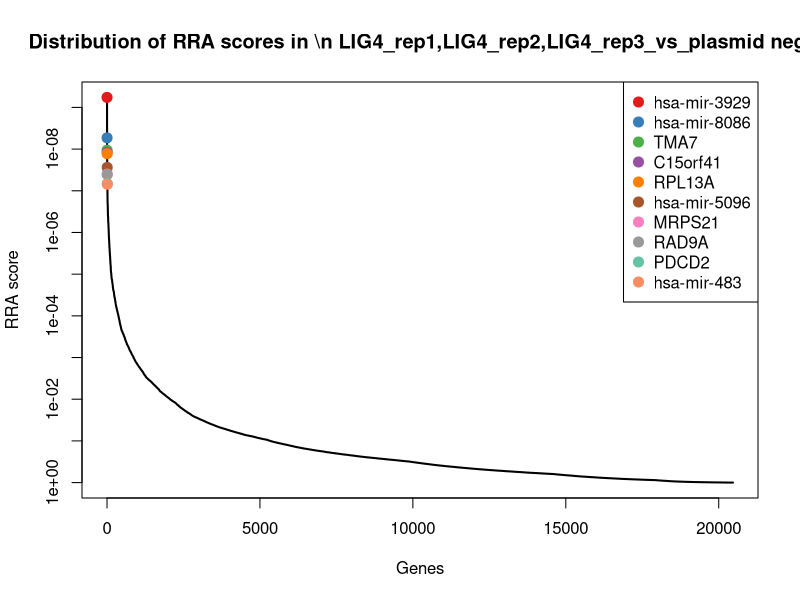
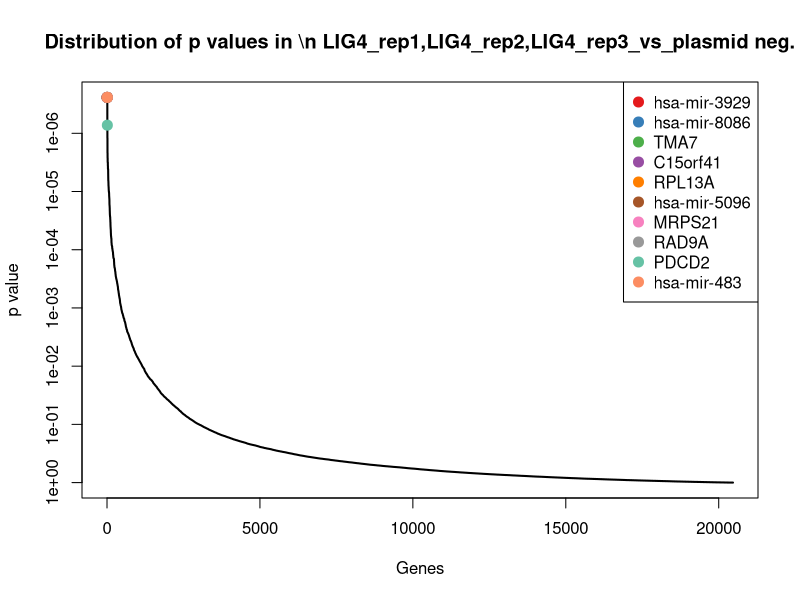
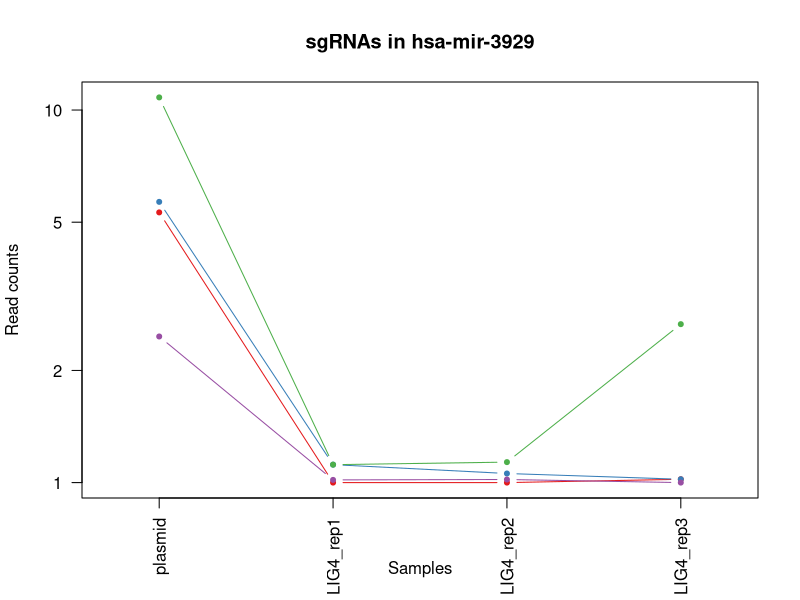
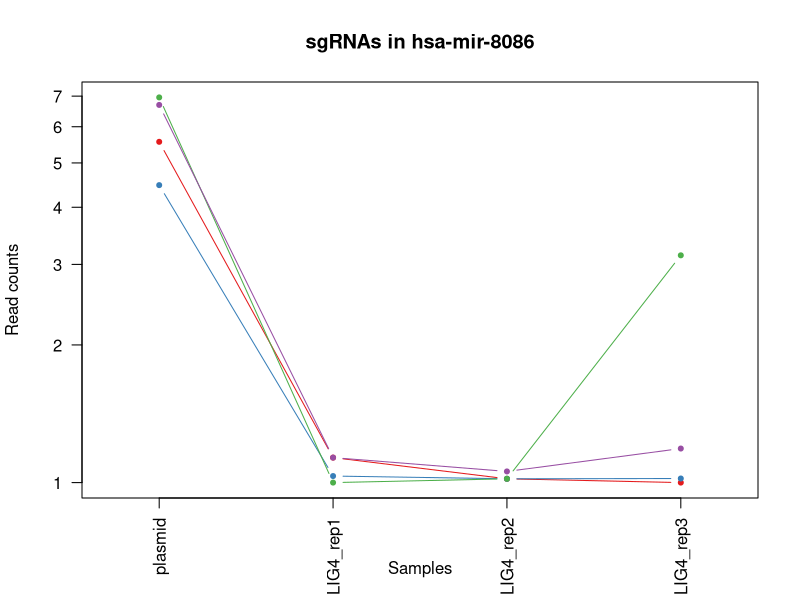
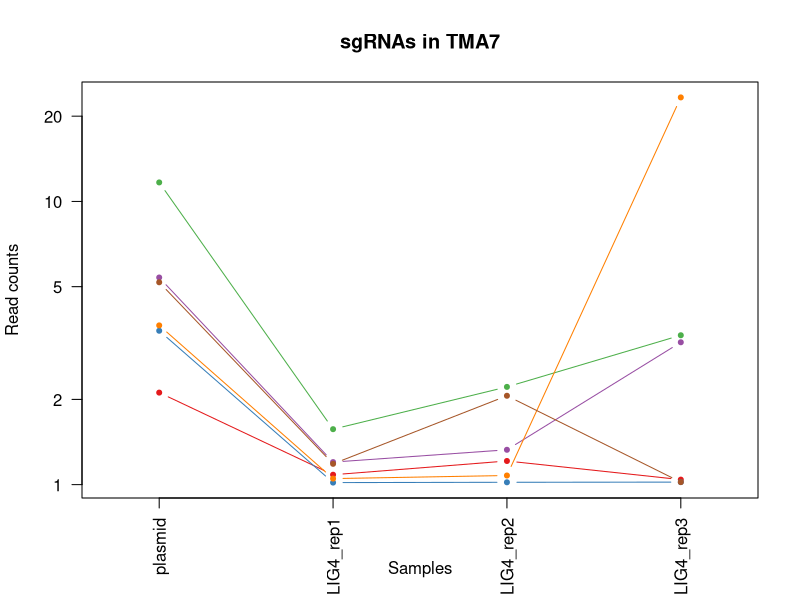
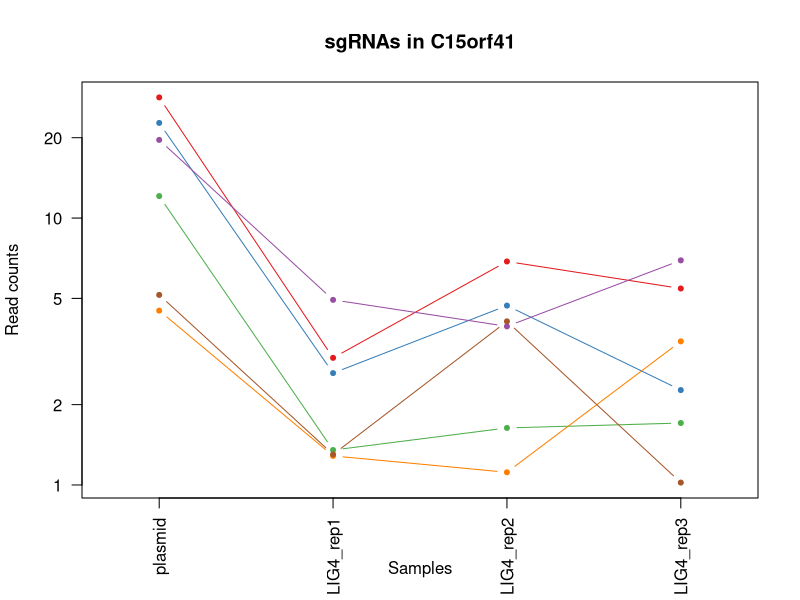
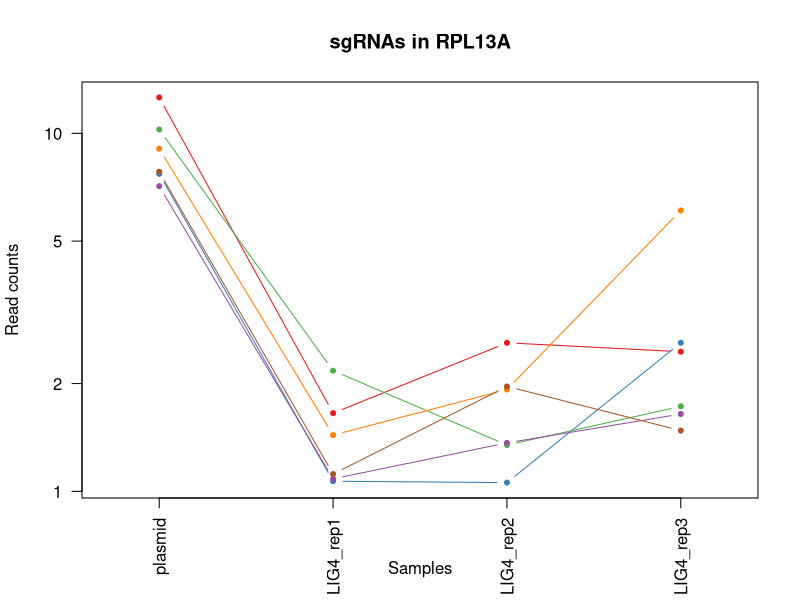
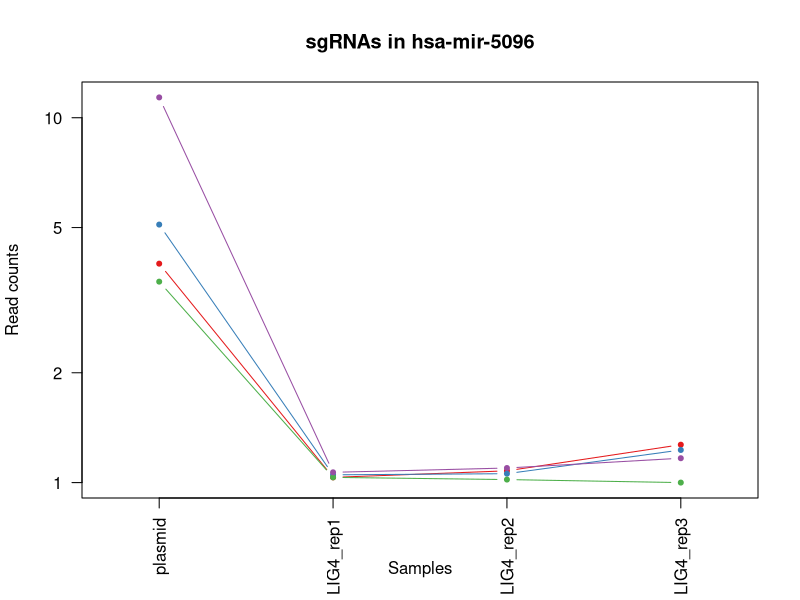

The R script that drew these images, in order: (Note: this script raises an error after producing the figures.)
pdf(file='LIG4_vs_plasmid.pdf',width=4.5,height=4.5);
gstable=read.table('LIG4_vs_plasmid.gene_summary.txt',header=T)
# 
#
# parameters
# Do not modify the variables beginning with "__"

# gstablename='__GENE_SUMMARY_FILE__'
startindex=3
# outputfile='__OUTPUT_FILE__'
targetgenelist=c("hsa-mir-3929","hsa-mir-8086","TMA7","C15orf41","RPL13A","hsa-mir-5096","MRPS21","RAD9A","PDCD2","hsa-mir-483")
# samplelabel=sub('.\\w+.\\w+$','',colnames(gstable)[startindex]);
samplelabel='LIG4_rep1,LIG4_rep2,LIG4_rep3_vs_plasmid neg.'


# You need to write some codes in front of this code:
# gstable=read.table(gstablename,header=T)
# pdf(file=outputfile,width=6,height=6)


# set up color using RColorBrewer
#library(RColorBrewer)
#colors <- brewer.pal(length(targetgenelist), "Set1")

colors=c( "#E41A1C", "#377EB8", "#4DAF4A", "#984EA3", "#FF7F00",  "#A65628", "#F781BF",
          "#999999", "#66C2A5", "#FC8D62", "#8DA0CB", "#E78AC3", "#A6D854", "#FFD92F", "#E5C494", "#B3B3B3", 
          "#8DD3C7", "#FFFFB3", "#BEBADA", "#FB8072", "#80B1D3", "#FDB462", "#B3DE69", "#FCCDE5",
          "#D9D9D9", "#BC80BD", "#CCEBC5", "#FFED6F")

######
# function definition

plotrankedvalues<-function(val, tglist, ...){
  
  plot(val,log='y',ylim=c(max(val),min(val)),type='l',lwd=2, ...)
  if(length(tglist)>0){
    for(i in 1:length(tglist)){
      targetgene=tglist[i];
      tx=which(names(val)==targetgene);ty=val[targetgene];
      points(tx,ty,col=colors[(i %% length(colors)) ],cex=2,pch=20)
      # text(tx+50,ty,targetgene,col=colors[i])
    }
    legend('topright',tglist,pch=20,pt.cex = 2,cex=1,col=colors)
  }
}



plotrandvalues<-function(val,targetgenelist, ...){
  # choose the one with the best distance distribution
  
  mindiffvalue=0;
  randval=val;
  for(i in 1:20){
    randval0=sample(val)
    vindex=sort(which(names(randval0) %in% targetgenelist))
    if(max(vindex)>0.9*length(val)){
      # print('pass...')
      next;
    }
    mindiffind=min(diff(vindex));
    if (mindiffind > mindiffvalue){
      mindiffvalue=mindiffind;
      randval=randval0;
      # print(paste('Diff: ',mindiffvalue))
    }
  }
  plot(randval,log='y',ylim=c(max(randval),min(randval)),pch=20,col='grey', ...)
  
  if(length(targetgenelist)>0){
    for(i in 1:length(targetgenelist)){
      targetgene=targetgenelist[i];
      tx=which(names(randval)==targetgene);ty=randval[targetgene];
      points(tx,ty,col=colors[(i %% length(colors)) ],cex=2,pch=20)
      text(tx+50,ty,targetgene,col=colors[i])
    }
  }
  
}




# set.seed(1235)



pvec=gstable[,startindex]
names(pvec)=gstable[,'id']
pvec=sort(pvec);

plotrankedvalues(pvec,targetgenelist,xlab='Genes',ylab='RRA score',main=paste('Distribution of RRA scores in \\n',samplelabel))

# plotrandvalues(pvec,targetgenelist,xlab='Genes',ylab='RRA score',main=paste('Distribution of RRA scores in \\n',samplelabel))


pvec=gstable[,startindex+1]
names(pvec)=gstable[,'id']
pvec=sort(pvec);

plotrankedvalues(pvec,targetgenelist,xlab='Genes',ylab='p value',main=paste('Distribution of p values in \\n',samplelabel))

# plotrandvalues(pvec,targetgenelist,xlab='Genes',ylab='p value',main=paste('Distribution of p values in \\n',samplelabel))



# you need to write after this code:
# dev.off()






# parameters
# Do not modify the variables beginning with "__"
targetmat=list(c(4.31186277957246,0.0,0.0,0.0207793719019255),c(4.6692558508526,0.117286803044745,0.057800627179192,0.0207793719019255),c(9.81194897230503,0.117286803044745,0.134868130084781,1.66234975215404),c(1.46704413427538,0.0167552575778208,0.0192668757263973,0.0))
targetgene="hsa-mir-3929"
collabel=c("plasmid","LIG4_rep1","LIG4_rep2","LIG4_rep3")

# set up color using RColorBrewer
#library(RColorBrewer)
#colors <- brewer.pal(length(targetgenelist), "Set1")

colors=c( "#E41A1C", "#377EB8", "#4DAF4A", "#984EA3", "#FF7F00",  "#A65628", "#F781BF",
          "#999999", "#66C2A5", "#FC8D62", "#8DA0CB", "#E78AC3", "#A6D854", "#FFD92F", "#E5C494", "#B3B3B3", 
          "#8DD3C7", "#FFFFB3", "#BEBADA", "#FB8072", "#80B1D3", "#FDB462", "#B3DE69", "#FCCDE5",
          "#D9D9D9", "#BC80BD", "#CCEBC5", "#FFED6F")


## code

targetmatvec=unlist(targetmat)+1
yrange=range(targetmatvec[targetmatvec>0]);
# yrange[1]=1; # set the minimum value to 1
for(i in 1:length(targetmat)){
  vali=targetmat[[i]]+1;
  if(i==1){
    plot(1:length(vali),vali,type='b',las=1,pch=20,main=paste('sgRNAs in',targetgene),ylab='Read counts',xlab='Samples',xlim=c(0.7,length(vali)+0.3),ylim = yrange,col=colors[(i %% length(colors))],xaxt='n',log='y')
    axis(1,at=1:length(vali),labels=(collabel),las=2)
    # lines(0:100,rep(1,101),col='black');
  }else{
    lines(1:length(vali),vali,type='b',pch=20,col=colors[(i %% length(colors))])
  }
}




# parameters
# Do not modify the variables beginning with "__"
targetmat=list(c(4.56125556211323,0.134042060622566,0.0192668757263973,0.0),c(3.47155172734437,0.0335105151556415,0.0192668757263973,0.0207793719019255),c(5.95479279784671,0.0,0.0192668757263973,2.14027530589833),c(5.6961395419849,0.134042060622566,0.057800627179192,0.18701434711733))
targetgene="hsa-mir-8086"
collabel=c("plasmid","LIG4_rep1","LIG4_rep2","LIG4_rep3")

# set up color using RColorBrewer
#library(RColorBrewer)
#colors <- brewer.pal(length(targetgenelist), "Set1")

colors=c( "#E41A1C", "#377EB8", "#4DAF4A", "#984EA3", "#FF7F00",  "#A65628", "#F781BF",
          "#999999", "#66C2A5", "#FC8D62", "#8DA0CB", "#E78AC3", "#A6D854", "#FFD92F", "#E5C494", "#B3B3B3", 
          "#8DD3C7", "#FFFFB3", "#BEBADA", "#FB8072", "#80B1D3", "#FDB462", "#B3DE69", "#FCCDE5",
          "#D9D9D9", "#BC80BD", "#CCEBC5", "#FFED6F")


## code

targetmatvec=unlist(targetmat)+1
yrange=range(targetmatvec[targetmatvec>0]);
# yrange[1]=1; # set the minimum value to 1
for(i in 1:length(targetmat)){
  vali=targetmat[[i]]+1;
  if(i==1){
    plot(1:length(vali),vali,type='b',las=1,pch=20,main=paste('sgRNAs in',targetgene),ylab='Read counts',xlab='Samples',xlim=c(0.7,length(vali)+0.3),ylim = yrange,col=colors[(i %% length(colors))],xaxt='n',log='y')
    axis(1,at=1:length(vali),labels=(collabel),las=2)
    # lines(0:100,rep(1,101),col='black');
  }else{
    lines(1:length(vali),vali,type='b',pch=20,col=colors[(i %% length(colors))])
  }
}




# parameters
# Do not modify the variables beginning with "__"
targetmat=list(c(1.1131748554286,0.0837762878891038,0.211935632990371,0.041558743803851),c(2.49414806243477,0.0167552575778208,0.0192668757263973,0.0207793719019255),c(10.6705502159646,0.569678757645906,1.21381317076303,2.36884839681951),c(4.3871522882851,0.201063090933849,0.327536887348755,2.18183404970218),c(2.64981389026282,0.0502657727334623,0.0770675029055894,22.2962660507661),c(4.181953843317,0.184307833356028,1.05967816495185,0.0207793719019255))
targetgene="TMA7"
collabel=c("plasmid","LIG4_rep1","LIG4_rep2","LIG4_rep3")

# set up color using RColorBrewer
#library(RColorBrewer)
#colors <- brewer.pal(length(targetgenelist), "Set1")

colors=c( "#E41A1C", "#377EB8", "#4DAF4A", "#984EA3", "#FF7F00",  "#A65628", "#F781BF",
          "#999999", "#66C2A5", "#FC8D62", "#8DA0CB", "#E78AC3", "#A6D854", "#FFD92F", "#E5C494", "#B3B3B3", 
          "#8DD3C7", "#FFFFB3", "#BEBADA", "#FB8072", "#80B1D3", "#FDB462", "#B3DE69", "#FCCDE5",
          "#D9D9D9", "#BC80BD", "#CCEBC5", "#FFED6F")


## code

targetmatvec=unlist(targetmat)+1
yrange=range(targetmatvec[targetmatvec>0]);
# yrange[1]=1; # set the minimum value to 1
for(i in 1:length(targetmat)){
  vali=targetmat[[i]]+1;
  if(i==1){
    plot(1:length(vali),vali,type='b',las=1,pch=20,main=paste('sgRNAs in',targetgene),ylab='Read counts',xlab='Samples',xlim=c(0.7,length(vali)+0.3),ylim = yrange,col=colors[(i %% length(colors))],xaxt='n',log='y')
    axis(1,at=1:length(vali),labels=(collabel),las=2)
    # lines(0:100,rep(1,101),col='black');
  }else{
    lines(1:length(vali),vali,type='b',pch=20,col=colors[(i %% length(colors))])
  }
}




# parameters
# Do not modify the variables beginning with "__"
targetmat=list(c(27.3135121919428,1.99387565176067,5.87639709655119,4.44678558701206),c(21.7205277241014,1.62525998504861,3.69924013946829,1.26754168601746),c(11.0865684091832,0.351860409134236,0.635806898971112,0.706498644665468),c(18.624962352312,3.93748553078788,2.9285651104124,5.9429003639507),c(3.50002509052626,0.284839378822953,0.115601254358384,2.45196588442721),c(4.15352223045611,0.301594636400774,3.10196699194997,0.0207793719019255))
targetgene="C15orf41"
collabel=c("plasmid","LIG4_rep1","LIG4_rep2","LIG4_rep3")

# set up color using RColorBrewer
#library(RColorBrewer)
#colors <- brewer.pal(length(targetgenelist), "Set1")

colors=c( "#E41A1C", "#377EB8", "#4DAF4A", "#984EA3", "#FF7F00",  "#A65628", "#F781BF",
          "#999999", "#66C2A5", "#FC8D62", "#8DA0CB", "#E78AC3", "#A6D854", "#FFD92F", "#E5C494", "#B3B3B3", 
          "#8DD3C7", "#FFFFB3", "#BEBADA", "#FB8072", "#80B1D3", "#FDB462", "#B3DE69", "#FCCDE5",
          "#D9D9D9", "#BC80BD", "#CCEBC5", "#FFED6F")


## code

targetmatvec=unlist(targetmat)+1
yrange=range(targetmatvec[targetmatvec>0]);
# yrange[1]=1; # set the minimum value to 1
for(i in 1:length(targetmat)){
  vali=targetmat[[i]]+1;
  if(i==1){
    plot(1:length(vali),vali,type='b',las=1,pch=20,main=paste('sgRNAs in',targetgene),ylab='Read counts',xlab='Samples',xlim=c(0.7,length(vali)+0.3),ylim = yrange,col=colors[(i %% length(colors))],xaxt='n',log='y')
    axis(1,at=1:length(vali),labels=(collabel),las=2)
    # lines(0:100,rep(1,101),col='black');
  }else{
    lines(1:length(vali),vali,type='b',pch=20,col=colors[(i %% length(colors))])
  }
}




# parameters
# Do not modify the variables beginning with "__"
targetmat=list(c(11.5999001362358,0.65345504553501,1.59915068529098,1.45455603313479),c(6.70793173767017,0.067021030311283,0.057800627179192,1.60001163644827),c(9.24968255250569,1.17286803044745,0.346803763075152,0.727278016567393),c(6.12085151626875,0.0837762878891038,0.366070638801549,0.644160528959691),c(8.06030504087994,0.43563669702334,0.924810034867072,5.09094611597175),c(6.81457872728373,0.117286803044745,0.963343786319867,0.477925553744287))
targetgene="RPL13A"
collabel=c("plasmid","LIG4_rep1","LIG4_rep2","LIG4_rep3")

# set up color using RColorBrewer
#library(RColorBrewer)
#colors <- brewer.pal(length(targetgenelist), "Set1")

colors=c( "#E41A1C", "#377EB8", "#4DAF4A", "#984EA3", "#FF7F00",  "#A65628", "#F781BF",
          "#999999", "#66C2A5", "#FC8D62", "#8DA0CB", "#E78AC3", "#A6D854", "#FFD92F", "#E5C494", "#B3B3B3", 
          "#8DD3C7", "#FFFFB3", "#BEBADA", "#FB8072", "#80B1D3", "#FDB462", "#B3DE69", "#FCCDE5",
          "#D9D9D9", "#BC80BD", "#CCEBC5", "#FFED6F")


## code

targetmatvec=unlist(targetmat)+1
yrange=range(targetmatvec[targetmatvec>0]);
# yrange[1]=1; # set the minimum value to 1
for(i in 1:length(targetmat)){
  vali=targetmat[[i]]+1;
  if(i==1){
    plot(1:length(vali),vali,type='b',las=1,pch=20,main=paste('sgRNAs in',targetgene),ylab='Read counts',xlab='Samples',xlim=c(0.7,length(vali)+0.3),ylim = yrange,col=colors[(i %% length(colors))],xaxt='n',log='y')
    axis(1,at=1:length(vali),labels=(collabel),las=2)
    # lines(0:100,rep(1,101),col='black');
  }else{
    lines(1:length(vali),vali,type='b',pch=20,col=colors[(i %% length(colors))])
  }
}




# parameters
# Do not modify the variables beginning with "__"
targetmat=list(c(2.98169102095151,0.0335105151556415,0.0770675029055894,0.270131834725032),c(4.09542172803956,0.0502657727334623,0.057800627179192,0.228573090921181),c(2.55443022116811,0.0335105151556415,0.0192668757263973,0.0),c(10.3699155109845,0.067021030311283,0.0963343786319867,0.166234975215404))
targetgene="hsa-mir-5096"
collabel=c("plasmid","LIG4_rep1","LIG4_rep2","LIG4_rep3")

# set up color using RColorBrewer
#library(RColorBrewer)
#colors <- brewer.pal(length(targetgenelist), "Set1")

colors=c( "#E41A1C", "#377EB8", "#4DAF4A", "#984EA3", "#FF7F00",  "#A65628", "#F781BF",
          "#999999", "#66C2A5", "#FC8D62", "#8DA0CB", "#E78AC3", "#A6D854", "#FFD92F", "#E5C494", "#B3B3B3", 
          "#8DD3C7", "#FFFFB3", "#BEBADA", "#FB8072", "#80B1D3", "#FDB462", "#B3DE69", "#FCCDE5",
          "#D9D9D9", "#BC80BD", "#CCEBC5", "#FFED6F")


## code

targetmatvec=unlist(targetmat)+1
yrange=range(targetmatvec[targetmatvec>0]);
# yrange[1]=1; # set the minimum value to 1
for(i in 1:length(targetmat)){
  vali=targetmat[[i]]+1;
  if(i==1){
    plot(1:length(vali),vali,type='b',las=1,pch=20,main=paste('sgRNAs in',targetgene),ylab='Read counts',xlab='Samples',xlim=c(0.7,length(vali)+0.3),ylim = yrange,col=colors[(i %% length(colors))],xaxt='n',log='y')
    axis(1,at=1:length(vali),labels=(collabel),las=2)
    # lines(0:100,rep(1,101),col='black');
  }else{
    lines(1:length(vali),vali,type='b',pch=20,col=colors[(i %% length(colors))])
  }
}




# parameters
# Do not modify the variables beginning with "__"
targetmat=list(c(13.2315875479453,1.57499421231515,0.250469384443165,1.08052733890013),c(1.77153824632126,0.0335105151556415,0.173401881537576,2.99222955387728),c(3.10335652355361,0.0335105151556415,0.0192668757263973,0.60260178515584),c(4.00838570719426,0.117286803044745,0.057800627179192,0.145455603313479),c(8.04641958999012,0.117286803044745,0.269736260169563,5.17406360357945),c(20.0600090085592,1.8598335911381,3.12123386767637,2.99222955387728))
targetgene="MRPS21"
collabel=c("plasmid","LIG4_rep1","LIG4_rep2","LIG4_rep3")

# set up color using RColorBrewer
#library(RColorBrewer)
#colors <- brewer.pal(length(targetgenelist), "Set1")

colors=c( "#E41A1C", "#377EB8", "#4DAF4A", "#984EA3", "#FF7F00",  "#A65628", "#F781BF",
          "#999999", "#66C2A5", "#FC8D62", "#8DA0CB", "#E78AC3", "#A6D854", "#FFD92F", "#E5C494", "#B3B3B3", 
          "#8DD3C7", "#FFFFB3", "#BEBADA", "#FB8072", "#80B1D3", "#FDB462", "#B3DE69", "#FCCDE5",
          "#D9D9D9", "#BC80BD", "#CCEBC5", "#FFED6F")


## code

targetmatvec=unlist(targetmat)+1
yrange=range(targetmatvec[targetmatvec>0]);
# yrange[1]=1; # set the minimum value to 1
for(i in 1:length(targetmat)){
  vali=targetmat[[i]]+1;
  if(i==1){
    plot(1:length(vali),vali,type='b',las=1,pch=20,main=paste('sgRNAs in',targetgene),ylab='Read counts',xlab='Samples',xlim=c(0.7,length(vali)+0.3),ylim = yrange,col=colors[(i %% length(colors))],xaxt='n',log='y')
    axis(1,at=1:length(vali),labels=(collabel),las=2)
    # lines(0:100,rep(1,101),col='black');
  }else{
    lines(1:length(vali),vali,type='b',pch=20,col=colors[(i %% length(colors))])
  }
}




# parameters
# Do not modify the variables beginning with "__"
targetmat=list(c(5.41853538361033,0.770741848579755,0.597273147518318,0.041558743803851),c(3.8814032838046,0.0335105151556415,0.0770675029055894,0.914292363684723),c(1.03878700877836,0.0167552575778208,0.057800627179192,0.581822413253915),c(5.96238539377653,0.603189272801547,4.64331705006176,0.561043041351989),c(14.0646718837748,2.14467296996106,3.96897639963785,1.57923226454634),c(8.41030439447752,0.0167552575778208,0.0192668757263973,0.0207793719019255))
targetgene="RAD9A"
collabel=c("plasmid","LIG4_rep1","LIG4_rep2","LIG4_rep3")

# set up color using RColorBrewer
#library(RColorBrewer)
#colors <- brewer.pal(length(targetgenelist), "Set1")

colors=c( "#E41A1C", "#377EB8", "#4DAF4A", "#984EA3", "#FF7F00",  "#A65628", "#F781BF",
          "#999999", "#66C2A5", "#FC8D62", "#8DA0CB", "#E78AC3", "#A6D854", "#FFD92F", "#E5C494", "#B3B3B3", 
          "#8DD3C7", "#FFFFB3", "#BEBADA", "#FB8072", "#80B1D3", "#FDB462", "#B3DE69", "#FCCDE5",
          "#D9D9D9", "#BC80BD", "#CCEBC5", "#FFED6F")


## code

targetmatvec=unlist(targetmat)+1
yrange=range(targetmatvec[targetmatvec>0]);
# yrange[1]=1; # set the minimum value to 1
for(i in 1:length(targetmat)){
  vali=targetmat[[i]]+1;
  if(i==1){
    plot(1:length(vali),vali,type='b',las=1,pch=20,main=paste('sgRNAs in',targetgene),ylab='Read counts',xlab='Samples',xlim=c(0.7,length(vali)+0.3),ylim = yrange,col=colors[(i %% length(colors))],xaxt='n',log='y')
    axis(1,at=1:length(vali),labels=(collabel),las=2)
    # lines(0:100,rep(1,101),col='black');
  }else{
    lines(1:length(vali),vali,type='b',pch=20,col=colors[(i %% length(colors))])
  }
}




# parameters
# Do not modify the variables beginning with "__"
targetmat=list(c(6.90287338360361,1.74254678809336,0.385337514527947,2.0363784463887),c(32.4184083677915,3.51860409134236,1.98448819981893,5.77666538873529),c(8.08713253027619,0.569678757645906,0.462405017433536,1.953260958781),c(0.428907318394803,0.0,0.0,0.0207793719019255),c(1.28628148113024,0.0,0.0192668757263973,0.0),c(6.25872021763679,0.067021030311283,0.327536887348755,0.374028694234659))
targetgene="PDCD2"
collabel=c("plasmid","LIG4_rep1","LIG4_rep2","LIG4_rep3")

# set up color using RColorBrewer
#library(RColorBrewer)
#colors <- brewer.pal(length(targetgenelist), "Set1")

colors=c( "#E41A1C", "#377EB8", "#4DAF4A", "#984EA3", "#FF7F00",  "#A65628", "#F781BF",
          "#999999", "#66C2A5", "#FC8D62", "#8DA0CB", "#E78AC3", "#A6D854", "#FFD92F", "#E5C494", "#B3B3B3", 
          "#8DD3C7", "#FFFFB3", "#BEBADA", "#FB8072", "#80B1D3", "#FDB462", "#B3DE69", "#FCCDE5",
          "#D9D9D9", "#BC80BD", "#CCEBC5", "#FFED6F")


## code

targetmatvec=unlist(targetmat)+1
yrange=range(targetmatvec[targetmatvec>0]);
# yrange[1]=1; # set the minimum value to 1
for(i in 1:length(targetmat)){
  vali=targetmat[[i]]+1;
  if(i==1){
    plot(1:length(vali),vali,type='b',las=1,pch=20,main=paste('sgRNAs in',targetgene),ylab='Read counts',xlab='Samples',xlim=c(0.7,length(vali)+0.3),ylim = yrange,col=colors[(i %% length(colors))],xaxt='n',log='y')
    axis(1,at=1:length(vali),labels=(collabel),las=2)
    # lines(0:100,rep(1,101),col='black');
  }else{
    lines(1:length(vali),vali,type='b',pch=20,col=colors[(i %% length(colors))])
  }
}




# parameters
# Do not modify the variables beginning with "__"
targetmat=list(c(2.22546876274887,0.067021030311283,0.057800627179192,0.18701434711733),c(3.50086428831361,0.067021030311283,0.0385337514527947,0.0207793719019255),c(1.55079731366847,0.0167552575778208,0.173401881537576,0.041558743803851),c(4.22039078604794,0.0167552575778208,0.0385337514527947,0.0831174876077021))
targetgene="hsa-mir-483"
collabel=c("plasmid","LIG4_rep1","LIG4_rep2","LIG4_rep3")

# set up color using RColorBrewer
#library(RColorBrewer)
#colors <- brewer.pal(length(targetgenelist), "Set1")

colors=c( "#E41A1C", "#377EB8", "#4DAF4A", "#984EA3", "#FF7F00",  "#A65628", "#F781BF",
          "#999999", "#66C2A5", "#FC8D62", "#8DA0CB", "#E78AC3", "#A6D854", "#FFD92F", "#E5C494", "#B3B3B3", 
          "#8DD3C7", "#FFFFB3", "#BEBADA", "#FB8072", "#80B1D3", "#FDB462", "#B3DE69", "#FCCDE5",
          "#D9D9D9", "#BC80BD", "#CCEBC5", "#FFED6F")


## code

targetmatvec=unlist(targetmat)+1
yrange=range(targetmatvec[targetmatvec>0]);
# yrange[1]=1; # set the minimum value to 1
for(i in 1:length(targetmat)){
  vali=targetmat[[i]]+1;
  if(i==1){
    plot(1:length(vali),vali,type='b',las=1,pch=20,main=paste('sgRNAs in',targetgene),ylab='Read counts',xlab='Samples',xlim=c(0.7,length(vali)+0.3),ylim = yrange,col=colors[(i %% length(colors))],xaxt='n',log='y')
    axis(1,at=1:length(vali),labels=(collabel),las=2)
    # lines(0:100,rep(1,101),col='black');
  }else{
    lines(1:length(vali),vali,type='b',pch=20,col=colors[(i %% length(colors))])
  }
}



# 
#
# parameters
# Do not modify the variables beginning with "__"

# gstablename='__GENE_SUMMARY_FILE__'
startindex=9
# outputfile='__OUTPUT_FILE__'
targetgenelist=c("MORC2","TCERG1L","RFPL3","ATN1","PMAIP1","DCAF8L2","OR2T8","GPR64","L3MBTL2","RD3L")
# samplelabel=sub('.\\w+.\\w+$','',colnames(gstable)[startindex]);
samplelabel='LIG4_rep1,LIG4_rep2,LIG4_rep3_vs_plasmid pos.'


# You need to write some codes in front of this code:
# gstable=read.table(gstablename,header=T)
# pdf(file=outputfile,width=6,height=6)


# set up color using RColorBrewer
#library(RColorBrewer)
#colors <- brewer.pal(length(targetgenelist), "Set1")

colors=c( "#E41A1C", "#377EB8", "#4DAF4A", "#984EA3", "#FF7F00",  "#A65628", "#F781BF",
          "#999999", "#66C2A5", "#FC8D62", "#8DA0CB", "#E78AC3", "#A6D854", "#FFD92F", "#E5C494", "#B3B3B3", 
          "#8DD3C7", "#FFFFB3", "#BEBADA", "#FB8072", "#80B1D3", "#FDB462", "#B3DE69", "#FCCDE5",
          "#D9D9D9", "#BC80BD", "#CCEBC5", "#FFED6F")

######
# function definition

plotrankedvalues<-function(val, tglist, ...){
  
  plot(val,log='y',ylim=c(max(val),min(val)),type='l',lwd=2, ...)
  if(length(tglist)>0){
    for(i in 1:length(tglist)){
      targetgene=tglist[i];
      tx=which(names(val)==targetgene);ty=val[targetgene];
      points(tx,ty,col=colors[(i %% length(colors)) ],cex=2,pch=20)
      # text(tx+50,ty,targetgene,col=colors[i])
    }
    legend('topright',tglist,pch=20,pt.cex = 2,cex=1,col=colors)
  }
}



plotrandvalues<-function(val,targetgenelist, ...){
  # choose the one with the best distance distribution
  
  mindiffvalue=0;
  randval=val;
  for(i in 1:20){
    randval0=sample(val)
    vindex=sort(which(names(randval0) %in% targetgenelist))
    if(max(vindex)>0.9*length(val)){
      # print('pass...')
      next;
    }
    mindiffind=min(diff(vindex));
    if (mindiffind > mindiffvalue){
      mindiffvalue=mindiffind;
      randval=randval0;
      # print(paste('Diff: ',mindiffvalue))
    }
  }
  plot(randval,log='y',ylim=c(max(randval),min(randval)),pch=20,col='grey', ...)
  
  if(length(targetgenelist)>0){
    for(i in 1:length(targetgenelist)){
      targetgene=targetgenelist[i];
      tx=which(names(randval)==targetgene);ty=randval[targetgene];
      points(tx,ty,col=colors[(i %% length(colors)) ],cex=2,pch=20)
      text(tx+50,ty,targetgene,col=colors[i])
    }
  }
  
}




# set.seed(1235)



pvec=gstable[,startindex]
names(pvec)=gstable[,'id']
pvec=sort(pvec);

plotrankedvalues(pvec,targetgenelist,xlab='Genes',ylab='RRA score',main=paste('Distribution of RRA scores in \\n',samplelabel))

# plotrandvalues(pvec,targetgenelist,xlab='Genes',ylab='RRA score',main=paste('Distribution of RRA scores in \\n',samplelabel))


pvec=gstable[,startindex+1]
names(pvec)=gstable[,'id']
pvec=sort(pvec);

plotrankedvalues(pvec,targetgenelist,xlab='Genes',ylab='p value',main=paste('Distribution of p values in \\n',samplelabel))

# plotrandvalues(pvec,targetgenelist,xlab='Genes',ylab='p value',main=paste('Distribution of p values in \\n',samplelabel))



# you need to write after this code:
# dev.off()






# parameters
# Do not modify the variables beginning with "__"
targetmat=list(c(6.22996383073988,5.59625603099213,2.79369698032761,12.4052850254495),c(8.12140568344656,18.8999305477818,11.6179260630176,20.1767701167697),c(12.7992507783555,14.6273398654375,19.3054094778501,16.9767468438732),c(10.8464459733212,26.456551715379,27.4167641586634,33.7456999687271),c(2.78646602889017,16.3363761383752,2.21569070853569,14.0052966618978),c(10.1941548779486,25.0993758515755,29.4783198613879,18.4728616208118))
targetgene="MORC2"
collabel=c("plasmid","LIG4_rep1","LIG4_rep2","LIG4_rep3")

# set up color using RColorBrewer
#library(RColorBrewer)
#colors <- brewer.pal(length(targetgenelist), "Set1")

colors=c( "#E41A1C", "#377EB8", "#4DAF4A", "#984EA3", "#FF7F00",  "#A65628", "#F781BF",
          "#999999", "#66C2A5", "#FC8D62", "#8DA0CB", "#E78AC3", "#A6D854", "#FFD92F", "#E5C494", "#B3B3B3", 
          "#8DD3C7", "#FFFFB3", "#BEBADA", "#FB8072", "#80B1D3", "#FDB462", "#B3DE69", "#FCCDE5",
          "#D9D9D9", "#BC80BD", "#CCEBC5", "#FFED6F")


## code

targetmatvec=unlist(targetmat)+1
yrange=range(targetmatvec[targetmatvec>0]);
# yrange[1]=1; # set the minimum value to 1
for(i in 1:length(targetmat)){
  vali=targetmat[[i]]+1;
  if(i==1){
    plot(1:length(vali),vali,type='b',las=1,pch=20,main=paste('sgRNAs in',targetgene),ylab='Read counts',xlab='Samples',xlim=c(0.7,length(vali)+0.3),ylim = yrange,col=colors[(i %% length(colors))],xaxt='n',log='y')
    axis(1,at=1:length(vali),labels=(collabel),las=2)
    # lines(0:100,rep(1,101),col='black');
  }else{
    lines(1:length(vali),vali,type='b',pch=20,col=colors[(i %% length(colors))])
  }
}




# parameters
# Do not modify the variables beginning with "__"
targetmat=list(c(9.30478388201079,8.71273394046679,5.70299521501361,23.2313377863527),c(2.76569044347278,10.4552807285601,1.04041128922546,9.0390267773376),c(33.958592231426,51.4553960214875,90.1882452752659,72.7070222848374),c(10.7276435520712,38.3360293380539,29.3819854827559,15.3975145793268),c(2.1447568290011,2.99919110642992,0.385337514527947,0.872733619880872),c(28.417645199013,45.7753637026063,53.0802426262247,50.3484181183655))
targetgene="TCERG1L"
collabel=c("plasmid","LIG4_rep1","LIG4_rep2","LIG4_rep3")

# set up color using RColorBrewer
#library(RColorBrewer)
#colors <- brewer.pal(length(targetgenelist), "Set1")

colors=c( "#E41A1C", "#377EB8", "#4DAF4A", "#984EA3", "#FF7F00",  "#A65628", "#F781BF",
          "#999999", "#66C2A5", "#FC8D62", "#8DA0CB", "#E78AC3", "#A6D854", "#FFD92F", "#E5C494", "#B3B3B3", 
          "#8DD3C7", "#FFFFB3", "#BEBADA", "#FB8072", "#80B1D3", "#FDB462", "#B3DE69", "#FCCDE5",
          "#D9D9D9", "#BC80BD", "#CCEBC5", "#FFED6F")


## code

targetmatvec=unlist(targetmat)+1
yrange=range(targetmatvec[targetmatvec>0]);
# yrange[1]=1; # set the minimum value to 1
for(i in 1:length(targetmat)){
  vali=targetmat[[i]]+1;
  if(i==1){
    plot(1:length(vali),vali,type='b',las=1,pch=20,main=paste('sgRNAs in',targetgene),ylab='Read counts',xlab='Samples',xlim=c(0.7,length(vali)+0.3),ylim = yrange,col=colors[(i %% length(colors))],xaxt='n',log='y')
    axis(1,at=1:length(vali),labels=(collabel),las=2)
    # lines(0:100,rep(1,101),col='black');
  }else{
    lines(1:length(vali),vali,type='b',pch=20,col=colors[(i %% length(colors))])
  }
}




# parameters
# Do not modify the variables beginning with "__"
targetmat=list(c(8.12052473533822,10.187196607315,91.7295953333777,18.3689647613022),c(8.10486687004825,5.52923500068085,10.8472510339617,5.98445910775455),c(20.2016752975437,68.8305981296877,15.1822980724011,69.0290734581966),c(6.98220046367518,17.6600414870231,4.12311140544903,19.0131252902619),c(11.2954053793642,20.4414142449413,26.5497547509755,34.9093447952349),c(9.34702699606435,7.17125024330728,5.10572206749529,9.47539358727804))
targetgene="RFPL3"
collabel=c("plasmid","LIG4_rep1","LIG4_rep2","LIG4_rep3")

# set up color using RColorBrewer
#library(RColorBrewer)
#colors <- brewer.pal(length(targetgenelist), "Set1")

colors=c( "#E41A1C", "#377EB8", "#4DAF4A", "#984EA3", "#FF7F00",  "#A65628", "#F781BF",
          "#999999", "#66C2A5", "#FC8D62", "#8DA0CB", "#E78AC3", "#A6D854", "#FFD92F", "#E5C494", "#B3B3B3", 
          "#8DD3C7", "#FFFFB3", "#BEBADA", "#FB8072", "#80B1D3", "#FDB462", "#B3DE69", "#FCCDE5",
          "#D9D9D9", "#BC80BD", "#CCEBC5", "#FFED6F")


## code

targetmatvec=unlist(targetmat)+1
yrange=range(targetmatvec[targetmatvec>0]);
# yrange[1]=1; # set the minimum value to 1
for(i in 1:length(targetmat)){
  vali=targetmat[[i]]+1;
  if(i==1){
    plot(1:length(vali),vali,type='b',las=1,pch=20,main=paste('sgRNAs in',targetgene),ylab='Read counts',xlab='Samples',xlim=c(0.7,length(vali)+0.3),ylim = yrange,col=colors[(i %% length(colors))],xaxt='n',log='y')
    axis(1,at=1:length(vali),labels=(collabel),las=2)
    # lines(0:100,rep(1,101),col='black');
  }else{
    lines(1:length(vali),vali,type='b',pch=20,col=colors[(i %% length(colors))])
  }
}




# parameters
# Do not modify the variables beginning with "__"
targetmat=list(c(7.40661954088629,1.89334410629375,16.1071081072682,13.9637379180939),c(9.86175409497663,9.24890218295706,20.3265538913492,51.1588136225406),c(3.00703931543322,6.91992137963997,3.02489948904438,6.1922528267738),c(4.39035098426957,11.963253910564,13.3712117541198,4.1558743803851),c(23.2558861198554,57.956435961682,43.0036666213189,26.0365529931127),c(7.35820882283573,7.53986591001934,10.9435854125937,4.61302056222747))
targetgene="ATN1"
collabel=c("plasmid","LIG4_rep1","LIG4_rep2","LIG4_rep3")

# set up color using RColorBrewer
#library(RColorBrewer)
#colors <- brewer.pal(length(targetgenelist), "Set1")

colors=c( "#E41A1C", "#377EB8", "#4DAF4A", "#984EA3", "#FF7F00",  "#A65628", "#F781BF",
          "#999999", "#66C2A5", "#FC8D62", "#8DA0CB", "#E78AC3", "#A6D854", "#FFD92F", "#E5C494", "#B3B3B3", 
          "#8DD3C7", "#FFFFB3", "#BEBADA", "#FB8072", "#80B1D3", "#FDB462", "#B3DE69", "#FCCDE5",
          "#D9D9D9", "#BC80BD", "#CCEBC5", "#FFED6F")


## code

targetmatvec=unlist(targetmat)+1
yrange=range(targetmatvec[targetmatvec>0]);
# yrange[1]=1; # set the minimum value to 1
for(i in 1:length(targetmat)){
  vali=targetmat[[i]]+1;
  if(i==1){
    plot(1:length(vali),vali,type='b',las=1,pch=20,main=paste('sgRNAs in',targetgene),ylab='Read counts',xlab='Samples',xlim=c(0.7,length(vali)+0.3),ylim = yrange,col=colors[(i %% length(colors))],xaxt='n',log='y')
    axis(1,at=1:length(vali),labels=(collabel),las=2)
    # lines(0:100,rep(1,101),col='black');
  }else{
    lines(1:length(vali),vali,type='b',pch=20,col=colors[(i %% length(colors))])
  }
}




# parameters
# Do not modify the variables beginning with "__"
targetmat=list(c(19.5333802040653,36.7275246105831,30.4609305234342,50.3068593745617),c(9.26256115949842,20.0225328054958,19.6329463651989,29.1534587784015),c(19.3485694613777,26.5068174881124,39.3429602333034,34.4106398695887),c(12.6905786155256,25.5852783213323,41.3659821845751,36.2184452250562),c(1.22919801838137,1.15611277286963,0.346803763075152,1.953260958781),c(5.93605129176467,5.17737459154661,8.07282092936049,24.9975843980164))
targetgene="PMAIP1"
collabel=c("plasmid","LIG4_rep1","LIG4_rep2","LIG4_rep3")

# set up color using RColorBrewer
#library(RColorBrewer)
#colors <- brewer.pal(length(targetgenelist), "Set1")

colors=c( "#E41A1C", "#377EB8", "#4DAF4A", "#984EA3", "#FF7F00",  "#A65628", "#F781BF",
          "#999999", "#66C2A5", "#FC8D62", "#8DA0CB", "#E78AC3", "#A6D854", "#FFD92F", "#E5C494", "#B3B3B3", 
          "#8DD3C7", "#FFFFB3", "#BEBADA", "#FB8072", "#80B1D3", "#FDB462", "#B3DE69", "#FCCDE5",
          "#D9D9D9", "#BC80BD", "#CCEBC5", "#FFED6F")


## code

targetmatvec=unlist(targetmat)+1
yrange=range(targetmatvec[targetmatvec>0]);
# yrange[1]=1; # set the minimum value to 1
for(i in 1:length(targetmat)){
  vali=targetmat[[i]]+1;
  if(i==1){
    plot(1:length(vali),vali,type='b',las=1,pch=20,main=paste('sgRNAs in',targetgene),ylab='Read counts',xlab='Samples',xlim=c(0.7,length(vali)+0.3),ylim = yrange,col=colors[(i %% length(colors))],xaxt='n',log='y')
    axis(1,at=1:length(vali),labels=(collabel),las=2)
    # lines(0:100,rep(1,101),col='black');
  }else{
    lines(1:length(vali),vali,type='b',pch=20,col=colors[(i %% length(colors))])
  }
}




# parameters
# Do not modify the variables beginning with "__"
targetmat=list(c(8.05054162922968,16.9060548960211,30.9618692923205,16.0208957363846),c(13.6439665711253,24.2951234878401,12.6776042279695,20.9663862490428),c(9.55780531640673,26.7581463517798,19.8834157496421,9.68318730629729),c(11.8218464686201,37.0626297621395,35.9712569811838,13.8390616866824),c(8.99272776134687,2.46302286393965,6.99387588868224,4.03119814897355),c(14.82750125279,26.0041597607778,41.0962459244055,42.2029043328107))
targetgene="DCAF8L2"
collabel=c("plasmid","LIG4_rep1","LIG4_rep2","LIG4_rep3")

# set up color using RColorBrewer
#library(RColorBrewer)
#colors <- brewer.pal(length(targetgenelist), "Set1")

colors=c( "#E41A1C", "#377EB8", "#4DAF4A", "#984EA3", "#FF7F00",  "#A65628", "#F781BF",
          "#999999", "#66C2A5", "#FC8D62", "#8DA0CB", "#E78AC3", "#A6D854", "#FFD92F", "#E5C494", "#B3B3B3", 
          "#8DD3C7", "#FFFFB3", "#BEBADA", "#FB8072", "#80B1D3", "#FDB462", "#B3DE69", "#FCCDE5",
          "#D9D9D9", "#BC80BD", "#CCEBC5", "#FFED6F")


## code

targetmatvec=unlist(targetmat)+1
yrange=range(targetmatvec[targetmatvec>0]);
# yrange[1]=1; # set the minimum value to 1
for(i in 1:length(targetmat)){
  vali=targetmat[[i]]+1;
  if(i==1){
    plot(1:length(vali),vali,type='b',las=1,pch=20,main=paste('sgRNAs in',targetgene),ylab='Read counts',xlab='Samples',xlim=c(0.7,length(vali)+0.3),ylim = yrange,col=colors[(i %% length(colors))],xaxt='n',log='y')
    axis(1,at=1:length(vali),labels=(collabel),las=2)
    # lines(0:100,rep(1,101),col='black');
  }else{
    lines(1:length(vali),vali,type='b',pch=20,col=colors[(i %% length(colors))])
  }
}




# parameters
# Do not modify the variables beginning with "__"
targetmat=list(c(14.0836865402142,28.9028193217408,14.161153658902,26.3898023154454),c(8.5708160817272,46.0937135965849,18.8044707089638,21.6936642656102),c(1.65405724723377,3.28403048525287,2.06155570272451,12.8832105791938),c(19.5486804511173,34.029928140554,23.5441221376575,38.3379411590526),c(15.6393596557903,20.0392880630736,31.0774705466789,31.1067197371825),c(4.68888817840068,2.46302286393965,4.77818518014654,0.685719272763542))
targetgene="OR2T8"
collabel=c("plasmid","LIG4_rep1","LIG4_rep2","LIG4_rep3")

# set up color using RColorBrewer
#library(RColorBrewer)
#colors <- brewer.pal(length(targetgenelist), "Set1")

colors=c( "#E41A1C", "#377EB8", "#4DAF4A", "#984EA3", "#FF7F00",  "#A65628", "#F781BF",
          "#999999", "#66C2A5", "#FC8D62", "#8DA0CB", "#E78AC3", "#A6D854", "#FFD92F", "#E5C494", "#B3B3B3", 
          "#8DD3C7", "#FFFFB3", "#BEBADA", "#FB8072", "#80B1D3", "#FDB462", "#B3DE69", "#FCCDE5",
          "#D9D9D9", "#BC80BD", "#CCEBC5", "#FFED6F")


## code

targetmatvec=unlist(targetmat)+1
yrange=range(targetmatvec[targetmatvec>0]);
# yrange[1]=1; # set the minimum value to 1
for(i in 1:length(targetmat)){
  vali=targetmat[[i]]+1;
  if(i==1){
    plot(1:length(vali),vali,type='b',las=1,pch=20,main=paste('sgRNAs in',targetgene),ylab='Read counts',xlab='Samples',xlim=c(0.7,length(vali)+0.3),ylim = yrange,col=colors[(i %% length(colors))],xaxt='n',log='y')
    axis(1,at=1:length(vali),labels=(collabel),las=2)
    # lines(0:100,rep(1,101),col='black');
  }else{
    lines(1:length(vali),vali,type='b',pch=20,col=colors[(i %% length(colors))])
  }
}




# parameters
# Do not modify the variables beginning with "__"
targetmat=list(c(11.9551956966669,23.2227870028596,46.9148423937775,21.1118418523563),c(4.43815325974335,10.7066095922275,3.29463574921395,14.0052966618978),c(5.64576804947039,13.4377165774122,7.30214590030459,9.72474605010114),c(7.64264032904994,19.9387565176067,4.21944578408102,14.0468554057017),c(14.3258631245398,34.8341805042894,14.0262855288173,37.4236487953679),c(5.82154875163457,1.23988906075874,3.54510513365711,4.71691742173709))
targetgene="GPR64"
collabel=c("plasmid","LIG4_rep1","LIG4_rep2","LIG4_rep3")

# set up color using RColorBrewer
#library(RColorBrewer)
#colors <- brewer.pal(length(targetgenelist), "Set1")

colors=c( "#E41A1C", "#377EB8", "#4DAF4A", "#984EA3", "#FF7F00",  "#A65628", "#F781BF",
          "#999999", "#66C2A5", "#FC8D62", "#8DA0CB", "#E78AC3", "#A6D854", "#FFD92F", "#E5C494", "#B3B3B3", 
          "#8DD3C7", "#FFFFB3", "#BEBADA", "#FB8072", "#80B1D3", "#FDB462", "#B3DE69", "#FCCDE5",
          "#D9D9D9", "#BC80BD", "#CCEBC5", "#FFED6F")


## code

targetmatvec=unlist(targetmat)+1
yrange=range(targetmatvec[targetmatvec>0]);
# yrange[1]=1; # set the minimum value to 1
for(i in 1:length(targetmat)){
  vali=targetmat[[i]]+1;
  if(i==1){
    plot(1:length(vali),vali,type='b',las=1,pch=20,main=paste('sgRNAs in',targetgene),ylab='Read counts',xlab='Samples',xlim=c(0.7,length(vali)+0.3),ylim = yrange,col=colors[(i %% length(colors))],xaxt='n',log='y')
    axis(1,at=1:length(vali),labels=(collabel),las=2)
    # lines(0:100,rep(1,101),col='black');
  }else{
    lines(1:length(vali),vali,type='b',pch=20,col=colors[(i %% length(colors))])
  }
}




# parameters
# Do not modify the variables beginning with "__"
targetmat=list(c(8.77337168237028,11.9129881378306,7.64894966337974,15.1066033726998),c(12.2531875573221,8.96406280413411,23.7367908949215,16.3741450587173),c(8.32020673644573,70.5899001753588,77.6647760531077,12.0728150750187),c(10.0624633315224,31.1647790947466,7.30214590030459,14.7533540503671),c(17.3222679535722,18.0956781840464,19.9219495010949,26.8677278691897),c(4.40489714624064,3.18349893978594,16.0878412315418,4.44678558701206))
targetgene="L3MBTL2"
collabel=c("plasmid","LIG4_rep1","LIG4_rep2","LIG4_rep3")

# set up color using RColorBrewer
#library(RColorBrewer)
#colors <- brewer.pal(length(targetgenelist), "Set1")

colors=c( "#E41A1C", "#377EB8", "#4DAF4A", "#984EA3", "#FF7F00",  "#A65628", "#F781BF",
          "#999999", "#66C2A5", "#FC8D62", "#8DA0CB", "#E78AC3", "#A6D854", "#FFD92F", "#E5C494", "#B3B3B3", 
          "#8DD3C7", "#FFFFB3", "#BEBADA", "#FB8072", "#80B1D3", "#FDB462", "#B3DE69", "#FCCDE5",
          "#D9D9D9", "#BC80BD", "#CCEBC5", "#FFED6F")


## code

targetmatvec=unlist(targetmat)+1
yrange=range(targetmatvec[targetmatvec>0]);
# yrange[1]=1; # set the minimum value to 1
for(i in 1:length(targetmat)){
  vali=targetmat[[i]]+1;
  if(i==1){
    plot(1:length(vali),vali,type='b',las=1,pch=20,main=paste('sgRNAs in',targetgene),ylab='Read counts',xlab='Samples',xlim=c(0.7,length(vali)+0.3),ylim = yrange,col=colors[(i %% length(colors))],xaxt='n',log='y')
    axis(1,at=1:length(vali),labels=(collabel),las=2)
    # lines(0:100,rep(1,101),col='black');
  }else{
    lines(1:length(vali),vali,type='b',pch=20,col=colors[(i %% length(colors))])
  }
}




# parameters
# Do not modify the variables beginning with "__"
targetmat=list(c(2.86784919190266,1.3739311213813,2.63956197451644,1.32987980172323),c(8.08635644158965,6.58481622808356,22.060572706725,23.9378364310182),c(12.3316550480651,25.333949457665,67.7616019297394,33.4340093901982),c(13.1827360334277,9.48347578904655,23.6404565162895,34.0573905472559),c(8.48899212224766,2.71435172760696,10.2692447621698,1.8701434711733),c(18.4231828403554,57.956435961682,22.792713984328,33.9119349439424))
targetgene="RD3L"
collabel=c("plasmid","LIG4_rep1","LIG4_rep2","LIG4_rep3")

# set up color using RColorBrewer
#library(RColorBrewer)
#colors <- brewer.pal(length(targetgenelist), "Set1")

colors=c( "#E41A1C", "#377EB8", "#4DAF4A", "#984EA3", "#FF7F00",  "#A65628", "#F781BF",
          "#999999", "#66C2A5", "#FC8D62", "#8DA0CB", "#E78AC3", "#A6D854", "#FFD92F", "#E5C494", "#B3B3B3", 
          "#8DD3C7", "#FFFFB3", "#BEBADA", "#FB8072", "#80B1D3", "#FDB462", "#B3DE69", "#FCCDE5",
          "#D9D9D9", "#BC80BD", "#CCEBC5", "#FFED6F")


## code

targetmatvec=unlist(targetmat)+1
yrange=range(targetmatvec[targetmatvec>0]);
# yrange[1]=1; # set the minimum value to 1
for(i in 1:length(targetmat)){
  vali=targetmat[[i]]+1;
  if(i==1){
    plot(1:length(vali),vali,type='b',las=1,pch=20,main=paste('sgRNAs in',targetgene),ylab='Read counts',xlab='Samples',xlim=c(0.7,length(vali)+0.3),ylim = yrange,col=colors[(i %% length(colors))],xaxt='n',log='y')
    axis(1,at=1:length(vali),labels=(collabel),las=2)
    # lines(0:100,rep(1,101),col='black');
  }else{
    lines(1:length(vali),vali,type='b',pch=20,col=colors[(i %% length(colors))])
  }
}



dev.off()
Sweave("LIG4_vs_plasmid_summary.Rnw");
library(tools);

texi2dvi("LIG4_vs_plasmid_summary.tex",pdf=TRUE);
